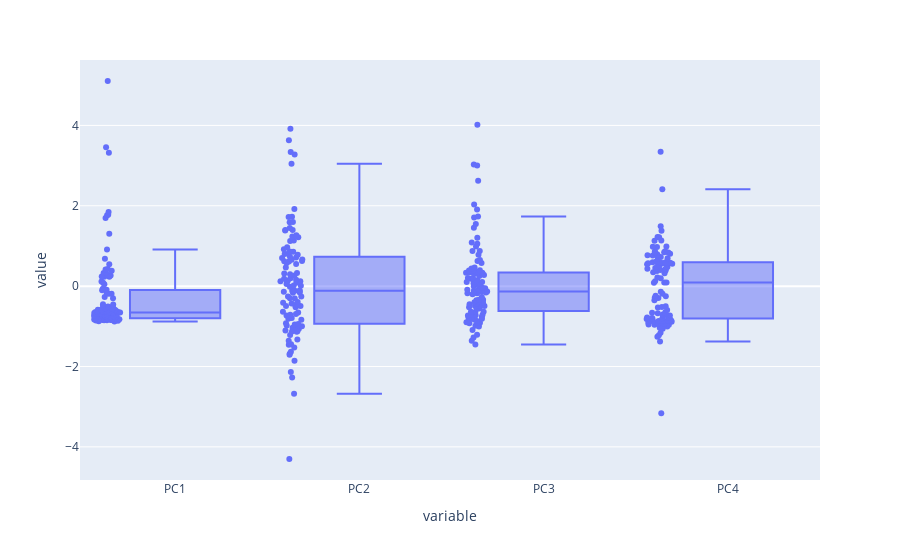

Source (notebook cell):
### Code cell
# Créer une figure avec des boxplots pour chaque composante principale
fig = px.box(df_pca2, y=['PC1', 'PC2', 'PC3', 'PC4'], points="all")

# Afficher la figure
fig.show()

### Figure 1 — Plotly figure (JSON) as saved in the notebook; plotly's stock layout.template omitted (floating-point values rounded to 4 significant figures; data arrays with more than 128 entries replaced by an {"elided": "..."} marker saying what was removed)
{"data": [{"alignmentgroup": "True", "boxpoints": "all", "hovertemplate": "variable=%{x}<br>value=%{y}<extra></extra>", "legendgroup": "", "marker": {"color": "#636efa"}, "name": "", "notched": false, "offsetgroup": "", "orientation": "v", "showlegend": false, "type": "box", "x": {"elided": "428 str values"}, "x0": " ", "xaxis": "x", "y": {"elided": "428 float values"}, "y0": " ", "yaxis": "y"}], "layout": {"boxmode": "group", "legend": {"tracegroupgap": 0}, "margin": {"t": 60}, "xaxis": {"anchor": "y", "domain": [0, 1], "title": {"text": "variable"}}, "yaxis": {"anchor": "x", "domain": [0, 1], "title": {"text": "value"}}}}
